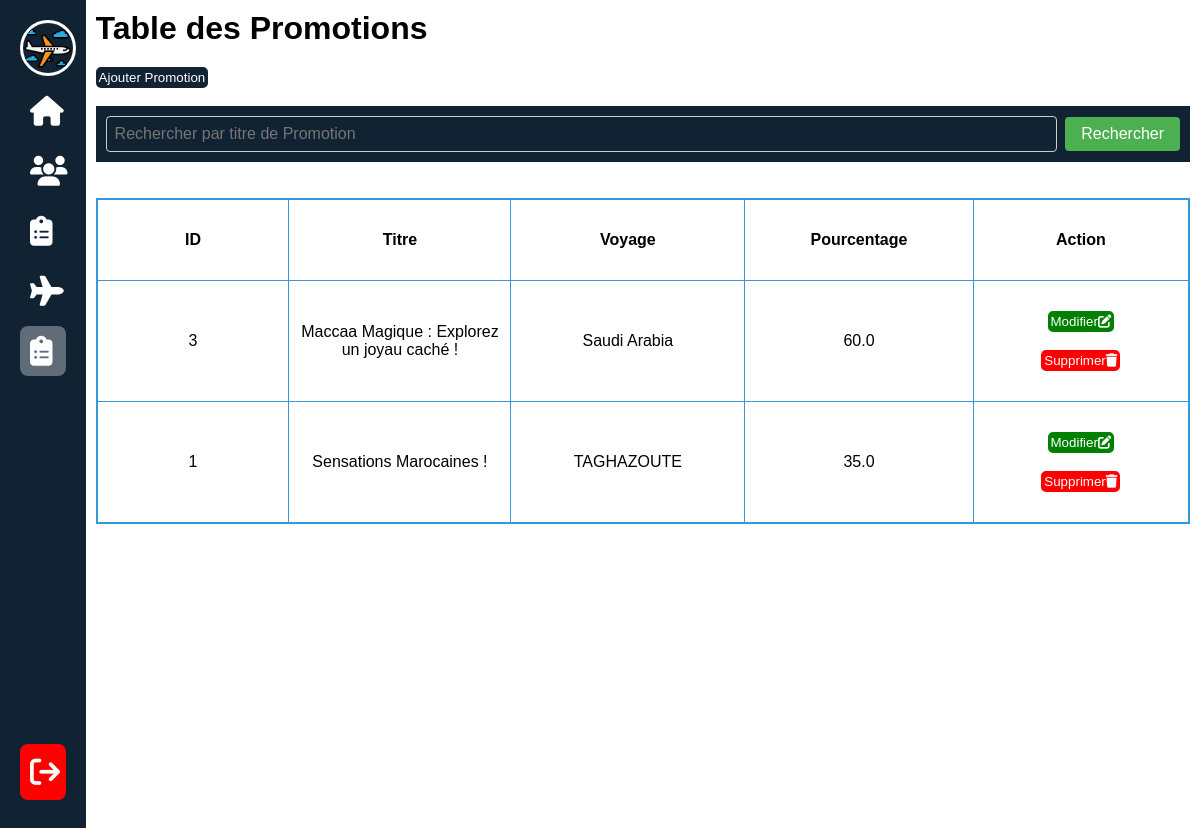
The app's page /dashProm/ (signed in) with its own data.
### vacance/models.py (models this page shows, shortened)
class Promotion(models.Model):
	titre = models.CharField(max_length=30)
	id_Voyage = models.ForeignKey(Voyage,on_delete=models.CASCADE)
	pourcentage=models.FloatField()

class Voyage(models.Model):
	categories=[
		("H","HAJJ"),
		("O","OMRA"),
		("A","ASIE"),
		("T","TURQUIE"),
		("M","MAROC"),
	]
	categorie = models.CharField(max_length=1, choices=categories)
	titre = models.CharField(max_length=30)
	pays = models.CharField(max_length=30)
	ville = models.CharField(max_length=30)
	date_debut=models.DateField(null=True, blank=True)
	date_fin=models.DateField(null=True, blank=True)
	prix=models.FloatField()
	description=models.TextField()
	image_de_voyage = models.ImageField(upload_to='static/images/voyages/', null=True, blank=True)
	def __str__(self):
		return self.titre

### vacance/views.py (the view, shortened to what this page needs)
# urls.py: path('dashProm/', views.dashProm, name='dashProm'),
@user_passes_test(lambda u: u.statut != 'Client', login_url='/voyage/')
def dashProm(request):
    promotion_trouve = None
    derniers_promotions = Promotion.objects.all().order_by('-id')[:]
    promotion_id=0
    context = {'promotions': derniers_promotions, 'promotion_trouve': promotion_trouve,'promotion_id':promotion_id}
    voyages = Voyage.objects.all()
    context['voyages'] = voyages
    return render(request, 'vacance/dashProm.html', context)

### vacance/template/vacance/dashProm.html (shortened to what this page needs)
{% load static %}
<!DOCTYPE html>
<html>
<head>
    <link rel="stylesheet" href="{% static 'css/dashu.css' %}">
    <link rel="stylesheet" href="https://cdnjs.cloudflare.com/ajax/libs/font-awesome/6.4.0/css/all.min.css">
</head>
<body>
<div class="menu">
    <ul>
        <li class="profile">
            <div class="img-box">
              <img id='ico'  src="{% static 'images/avion.png' %}"></a>
                    </div>
           </li>
        <li>
            <a href="{% url 'admine' %}">
                <i class="fas fa-home"></i>
            </a>
        </li>
        <li>
            <a href="{% url 'dashuti' %}">
                <i class="fas fa-users"></i>
            </a>
        </li>
        <li>
            <a href="{% url 'dashCom' %}">
                <i class="fas fa-clipboard-list"></i>
            </a>
        </li>
        <li>
            <a href="{% url 'dashVoy' %}">
                <i class="fas fa-plane"></i>
            </a>
        </li>
        <li>
            <a href="" class="active">
                <i class="fas fa-clipboard-list"></i>
            </a>
        </li>
        <li class="log-out">
            <a href="{% url 'deconnexion' %}">
                <i class="fas fa-sign-out"></i>
            </a>
        </li>
    </ul>
</div>
<div class="content">
    <h1>Table des Promotions</h1>
    <div id="promotions-container">
        <button onclick="afficherFormulairePromotion()" id="affFo">Ajouter Promotion</button>
        <br><br>
        <form id="search-form-promotion" action="{% url 'dashProm' %}" method="get">
            <input type="text" id="search-input-promotion" name="q1" placeholder="Rechercher par titre de Promotion">
            <button type="submit" id="search-button-promotion">Rechercher</button>
        </form>
        <br><br>
        {% if not request.GET.q1 or not promotion_trouve %}
            <table>
                <tr>
                    <th>ID</th>
                    <th>Titre</th>
                    <th>Voyage</th>
                    <th>Pourcentage</th>
                    <th>Action</th>
                </tr>
                {% for promotion in promotions %}
                    <tr>
                        <td>{{ promotion.id }}</td>
                        <td>{{ promotion.titre }}</td>
                        <td>{{ promotion.id_Voyage }}</td>
                        <td>{{ promotion.pourcentage }}</td>
                        <td>
                            <button onclick="modifierProm('{{ promotion.id }}')" id="B">Modifier<i class="fas fa-edit"></i></button>
                            <br><br>
                            <form method="post" action="{% url 'supprimer_promotion' promotion.id %}">
                                <button type="submit">Supprimer<i class="fas fa-trash"></i></button>
                            </form>
                        </td>
                    </tr>
                {% endfor %}
            </table>
        {% endif %}
    </div>
</div>
</body>
</html>

### static/css/dashu.css (style rules this page uses)
* { padding: 0; margin: 0; color: white; font-family: sans-serif; }
body { background-color: #FFF; display: flex; min-height: 100vh; }
.img-box { width: 50px; height: 50px; border-radius: 50px; overflow: hidden; border: 3px solid white; flex-shrink: 0; }
.img-box img { width: 100%; }
.profile { display: flex; align-items: center; gap: 20px; }
.menu { background-color: #123; width: 50px; min-height: 100vh; padding: 20px; overflow: hidden; transition: 0.5s; }
ul { list-style: none; position: relative; height: 100%; }
.log-out a { background-color: red; }
ul li a { display: block; text-decoration: none; padding: 10px; margin: 10px 0; border-radius: 8px; display: flex; align-items: center; gap: 40px; transition: .5s; }
ul li a:hover, .active, .data-info .box:hover , td:hover { background-color: #ffffff55; }
.log-out { position: absolute; bottom: 10px; width: 100%; }
ul li a i { font-size: 30px; }
.content { width: 100%; margin: 10px; min-height: 100vh; overflow: auto; }

### vacance/template/vacance/dashProm.html (style rules this page uses)
#search-form-promotion { display: flex; align-items: center; background-color: #123; padding: 10px; }
#search-input-promotion { padding: 8px; font-size: 16px; border: 1px solid #ccc; border-radius: 4px; margin-right: 8px; flex-grow: 1; color: #fff; background-color: #123; }
#search-button-promotion { padding: 8px 16px; font-size: 16px; background-color: #4CAF50; color: white; border: none; border-radius: 4px; cursor: pointer; }
table { border-collapse: collapse; border: 2px solid #3498db; }
th,td { border: 1px solid #3498db; padding: 10px; width: 300px; height: 100px; color:black; text-align: center; }
th { height: 60px; }
h1 { margin-bottom: 20px; color:black; }
button { color:#FFF; background-color: red; border: red solid; border-radius: 5px; }
#B { color:#FFF; background-color: green; border: green solid; border-radius: 5px; }
#affFo { color:#FFF; background-color: #123; border: #123 solid; }
input { color:black }

### records on screen
Promotion: id "3", titre "Maccaa Magique : Explorez un joyau caché !", id_Voyage "Saudi Arabia", pourcentage "60.0"
Promotion: id "1", titre "Sensations Marocaines !", id_Voyage "TAGHAZOUTE", pourcentage "35.0"
